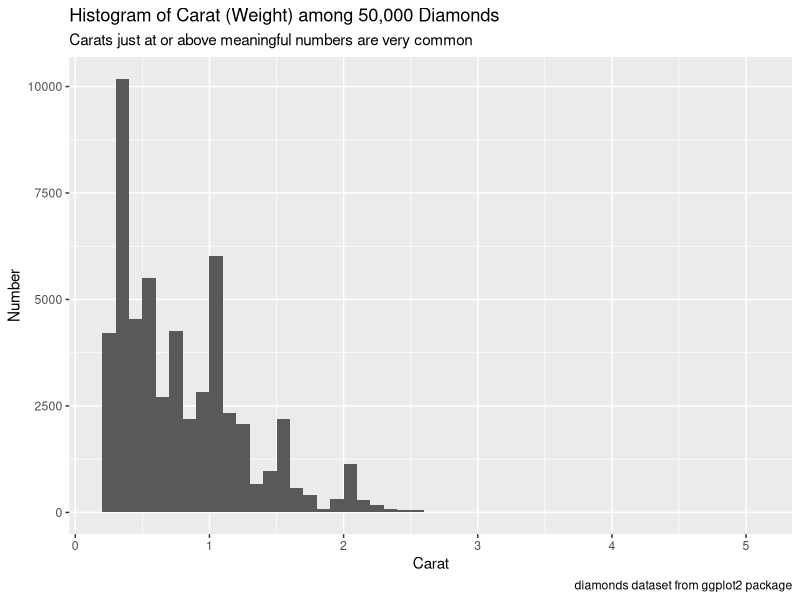

The R script that drew this image:
library(tidyverse)

# I ate chicken for dinner 

hist_p <- ggplot(data = diamonds, mapping = aes(x = carat)) +
	geom_histogram(binwidth = 0.1, boundary = 0) +
	labs(
		title = "Histogram of Carat (Weight) among 50,000 Diamonds",
		subtitle = "Carats just at or above meaningful numbers are very common",
		x = "Carat",
		y = "Number",
		caption = "diamonds dataset from ggplot2 package"
	)

ggsave(plot = hist_p, filename = "diamonds.png")
